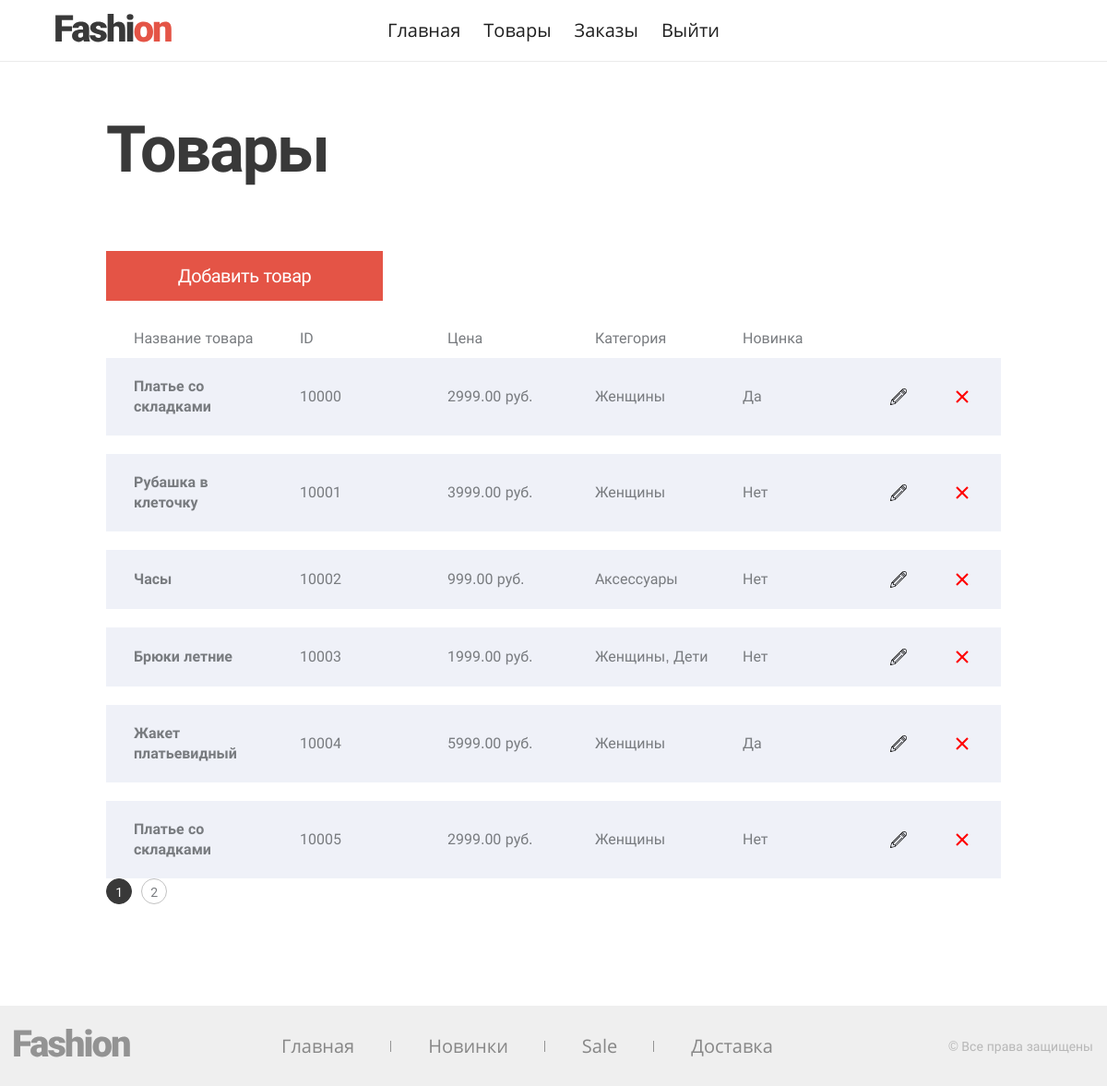
The page /admin/products/index.php (signed in) on the database its author committed.
### tables this page shows
CREATE TABLE `products` (
  `id` int(11) NOT NULL AUTO_INCREMENT,
  `name` varchar(45) NOT NULL,
  `price` decimal(8,2) NOT NULL,
  `img_path` varchar(255) NOT NULL,
  `activity` int(1) NOT NULL DEFAULT '1',
  `novelty` int(1) NOT NULL DEFAULT '0',
  `sale` int(1) NOT NULL DEFAULT '0',
  `create_time` timestamp NULL DEFAULT CURRENT_TIMESTAMP,
  PRIMARY KEY (`id`),
  KEY `index_name_asc` (`name`),
  KEY `index_price_asc` (`price`)
);

### helpers/helper_db.php (called while the page is built, shortened)
<?php
function connect() {
    include $_SERVER['DOCUMENT_ROOT'] . '/include/config.php';
    static $connection = null;
    if (null === $connection) {
        $connection = mysqli_connect($host, $user_db, $password_db, $dbname) or die('connection Error');
        $connection->set_charset("utf8");
    }
    return $connection;
}
function getRoles(int $id) {
    $roles = [];
    $query = "select roles.title from users
            join role_user on role_user.users_id = users.id
            join roles on roles.id = role_user.roles_id
            where users.id = '$id'";
    $result = mysqli_query(connect(), $query);
    while ($row = mysqli_fetch_assoc($result)) {
        $roles[] = $row['title'];
    }
    return $roles;
}
function getSectionsOfProduct($id) {
    $id = mysqli_real_escape_string(connect(), $id);
    $sections = [];
    $query = "select sections.name from product_section
                join sections on sections.id = product_section.sections_id
                where product_section.products_id = '$id'";
    $result = mysqli_query(connect(), $query);
    while ($row = mysqli_fetch_assoc($result)) {
        $sections[] = $row['name'];
    }
    return $sections;
}
function isAdmin(int $id) {
    return in_array('Администратор', getRoles($id));
}
function getProducts($params = []) {
    $products = [];
    $query = createQuery($params);
    $result = mysqli_query(connect(), $query);
    while ($row = mysqli_fetch_assoc($result)) {
        $products[] = ['id' => $row['id'],
                        'name' => $row['name'],
                        'price' => $row['price'],
                        'novelty' => $row['novelty'],
                        'img_path' => $row['img_path'],
                        'sections' => getSectionsOfProduct($row['id'])];
    }
    return $products;
}
function createQuery($params) {
    $query = "select * from products where activity = 1";
    $advancedQuery = "";
    return $query . $advancedQuery;
}

### include/config.php (called while the page is built, shortened)
<?php
$countOnPage = 6;

### admin/products/index.php (the view, shortened to what this page needs)
<?php
include $_SERVER['DOCUMENT_ROOT'] . '/admin/templates/header.php';
$products = getProducts();
$productsPages = array_chunk($products, $countOnPage);
$countPages = count($productsPages);
if (isset($_GET['page']) && $_GET['page'] <= $countPages && $_GET['page'] > 0) {
    $page = $_GET['page'];
} else {
    $page = 1;
}
?>
<main class="page-products">
  <h1 class="h h--1">Товары</h1>
  <?php if (isAdmin($_SESSION['user']['id'])) { ?>
      <a class="page-products__button button" href="/admin/products/add/">Добавить товар</a>
      <div class="page-products__header">
        <span class="page-products__header-field">Название товара</span>
        <span class="page-products__header-field">ID</span>
        <span class="page-products__header-field">Цена</span>
        <span class="page-products__header-field">Категория</span>
        <span class="page-products__header-field">Новинка</span>
      </div>
      <ul class="page-products__list">
        <?php foreach ($productsPages[$page - 1] as $product) { ?>
            <li class="product-item page-products__item">
              <b class="product-item__name"><?= $product['name'] ?></b>
              <span class="product-item__field"><?= $product['id'] ?></span>
              <span class="product-item__field"><?= $product['price'] ?> руб.</span>
              <span class="product-item__field"><?= str_replace(['female','male', 'children', 'access'], ['Женщины', 'Мужчины', 'Дети', 'Аксессуары'], implode(', ', $product['sections'])) ?></span>
              <span class="product-item__field"><?= str_replace([1, 0], ['Да', 'Нет'], $product['novelty']) ?></span>
              <a href="/admin/products/update/?id=<?= $product['id'] ?>" class="product-item__edit" aria-label="Редактировать"></a>
              <button class="product-item__delete" data-product-id="<?= $product['id'] ?>"></button>
            </li>
        <?php } ?>
      </ul>
      <ul class="shop__paginator paginator">
      <?php for ($i=0; $i < $countPages; $i++) { ?>
          <?php if ($i === $page - 1) { ?>
              <li>
                <a class="paginator__item"><?= $i + 1 ?></a>
              </li>
          <?php } else { ?>
              <li>
                <a class="paginator__item" href="?page=<?= $i + 1 ?>"><?= $i + 1 ?></a>
              </li>
          <?php } ?>
      <?php } ?>
      </ul>
  <?php } else {?>
      <div>Раздел доступен Администраторам.</div>
  <?php } ?>
</main>
<?php include $_SERVER['DOCUMENT_ROOT'] . '/templates/footer.php'; ?>

### rows shown on the page
products: name "Платье со складками", id "10000", price "2999.00", sections "Женщины", novelty "Да"
products: name "Рубашка в клеточку", id "10001", price "3999.00", sections "Женщины", novelty "Нет"
products: name "Часы", id "10002", price "999.00", sections "Аксессуары", novelty "Нет"
products: name "Брюки летние", id "10003", price "1999.00", sections "Женщины, Дети", novelty "Нет"
products: name "Жакет платьевидный", id "10004", price "5999.00", sections "Женщины", novelty "Да"
products: name "Платье со складками", id "10005", price "2999.00", sections "Женщины", novelty "Нет"
